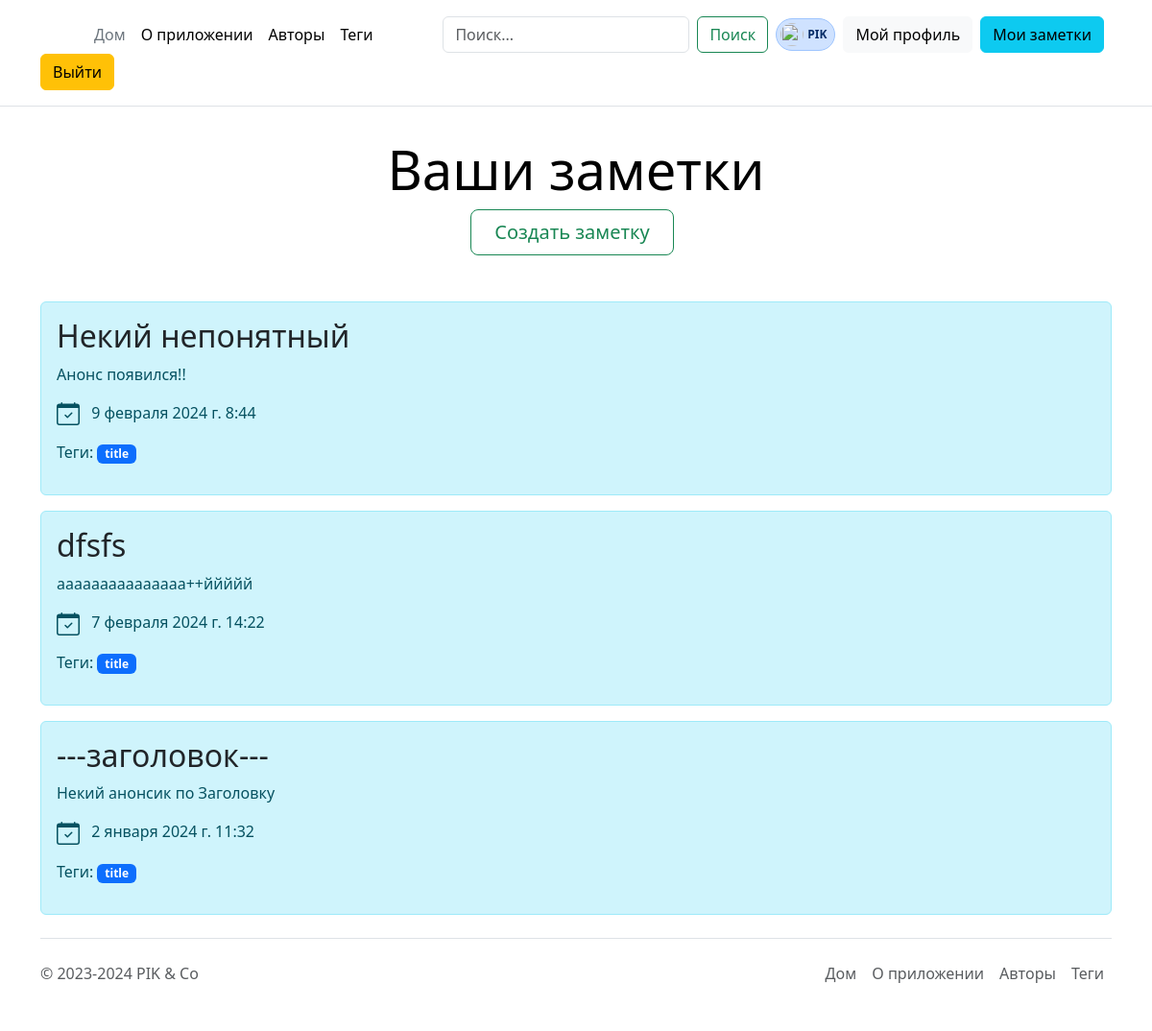
Page /note/PIK/notes (signed in) on the earlier database version.
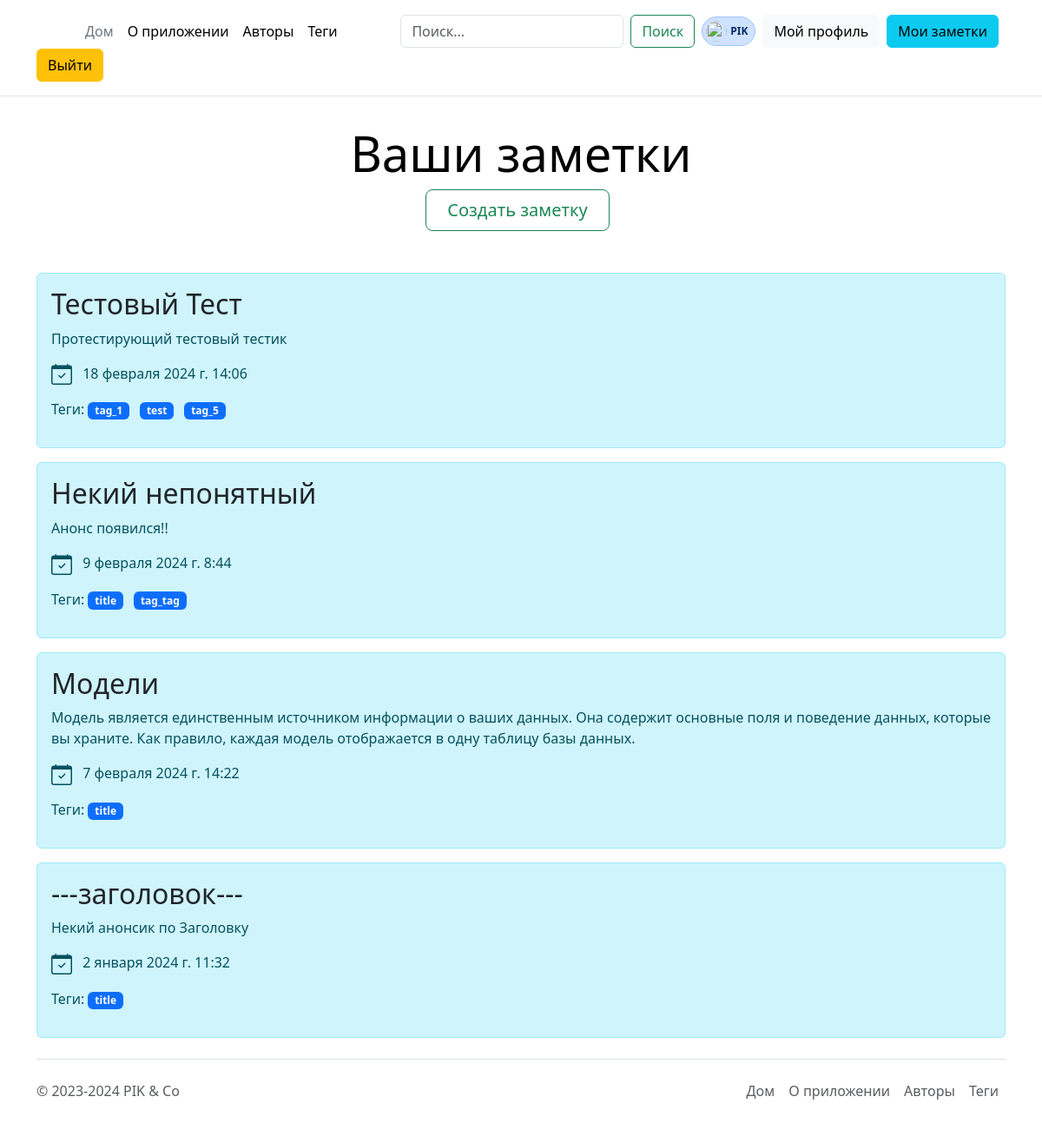
Same page on the later database version.
### notes/models.py (models this page shows, shortened)
class Note(models.Model):
    uuid = models.UUIDField(primary_key=True, default=uuid.uuid4, editable=False)
    title = models.CharField(max_length=255, verbose_name="Заголовок", help_text="Не более 255 символов")
    anons = models.CharField(max_length=255, verbose_name="Анонс", help_text="Не более 255 символов")
    content = models.TextField(verbose_name="Содержание заметки")
    created_at = models.DateTimeField(auto_now_add=True)
    mod_time = models.DateTimeField(null=True, blank=True, auto_now=True, db_index=True)
    image = models.ImageField(upload_to=upload_to, null=True, blank=True, verbose_name="Превью")
    tags = models.ManyToManyField(Tag, related_name="notes", verbose_name="Теги")
    user = models.ForeignKey(get_user_model(), on_delete=models.CASCADE, verbose_name="Владелец")
    objects = models.Manager()  # Он подключается к базе.
    class Meta:
        ordering = ['-mod_time']  # Сортировка по умолчанию.
        indexes = [
            models.Index(fields=("created_at",), name="created_at_index"),
            models.Index(fields=("mod_time",), name="mod_at_index")
        ]

class Tag(models.Model):
    name = models.CharField(max_length=50, unique=True)
    objects = models.Manager()  # Он подключается к базе.

### notes/views.py (the view)
# urls.py: path("<username>/notes", views.user_notes_view, name="user_notes"),
def user_notes_view(request: WSGIRequest, username):
    user = User.objects.get(username=username)
    user_notes = (Note.objects.filter(user=user)
                  .annotate(
                            tag_names=Subquery(
                                Tag.objects.filter(notes=OuterRef('pk')).values('notes')
                                .annotate(names=GroupConcat('name', Value(' '), distinct=True))
                                .values('names')[:1]
                            )
                  )
                  .order_by("-created_at")
                  )
    return render(request, 'note/user_notes.html', {"notes": user_notes, "username": username})

### notes/templates/note/user_notes.html (shortened to what this page needs)
{% extends 'base.html' %}
{% block content %}
  <div class='container'>
    {% if user.is_authenticated and username == user.username %}
      <div class="pricing-header p-3 pb-md-4 mx-auto text-center">
        <h1 class="display-4 fw-normal text-body-emphasis">Ваши заметки</h1>
        <div class="pricing-header pb-md-4 mx-auto text-center">
          <a href="{% url 'create' %}" class="btn btn-outline-success btn-lg px-4 me-md-2">Создать заметку</a>
        </div>
      </div>
    {% else %}
      <div class="pricing-header p-3 pb-md-4 mx-auto text-center">
        <h1 class="display-4 fw-normal text-body-emphasis">Заметки пользователя "{{ username }}"</h1>
      </div>
    {% endif %}
    {% if notes|length > 0 %}
      {% for note in notes %}
        <div class="alert alert-info">
          <h2>
            <a class="text-dark text-decoration-none" href="{% url 'note' note.uuid %}">{{ note.title }}</a>
          </h2>
          <p>{{ note.anons }}</p>
          <p class="card-text my-3">
            {{ note.created_at }}
          </p>
          <div class="card-text my-3">Теги:
            {% if note.tag_names != Nane %}
              {% for tag in note.tag_names.split %}
                <a class="nav-link badge text-bg-primary me-2" href="{% url 'tag_notes' tag %}">{{ tag }}</a>
              {% endfor %}
            {% else %}
              <p class="badge text-bg-info me-2">Заметка без тегов</p>
            {% endif %}
          </div>
        </div>
      {% endfor %}
    {% else %}
      <p>К сожалению, у "{{ username }}" заметок нет.</p>
    {% endif %}
  </div>
{% endblock %}

Differences in the rows shown:
added Note: title "Тестовый Тест", anons "Протестирующий тестовый тестик", created_at "18 февраля 2024 г. 14:06"
now on this page (row edited): Tag: name "tag_1", shown under "Тестовый Тест"
added Tag: name "test", shown under "Тестовый Тест"
added Tag: name "tag_5", shown under "Тестовый Тест"
changed Note "Некий непонятный": gains Tag (name "tag_tag")
changed Note: title "dfsfs" → "Модели"; anons "ааааааааааааааа++ййййй" → "Модель является единственным источником информации о ваших данных. Она содержит основные поля и поведение данных, которые вы храните. Как правило, каждая модель отображается в одну таблицу базы данных."
